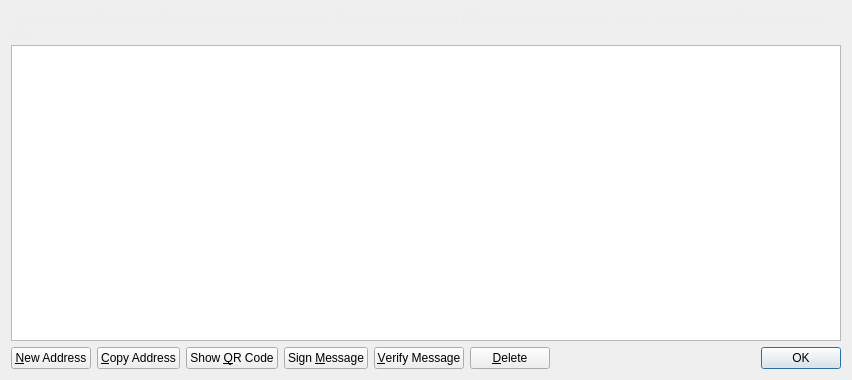
<?xml version="1.0" encoding="UTF-8"?>
<ui version="4.0">
 <class>AddressBookPage</class>
 <widget class="QWidget" name="AddressBookPage">
  <property name="geometry">
   <rect>
    <x>0</x>
    <y>0</y>
    <width>852</width>
    <height>380</height>
   </rect>
  </property>
  <property name="windowTitle">
   <string>Address Book</string>
  </property>
  <layout class="QVBoxLayout" name="verticalLayout">
   <item>
    <widget class="QLabel" name="labelExplanation">
     <property name="styleSheet">
      <string notr="true">#labelExplanation { color: #ededed; }</string>
     </property>
     <property name="text">
      <string>These are your Noahcoin addresses for receiving payments. You may want to give a different one to each sender so you can keep track of who is paying you.</string>
     </property>
     <property name="textFormat">
      <enum>Qt::PlainText</enum>
     </property>
     <property name="wordWrap">
      <bool>true</bool>
     </property>
    </widget>
   </item>
   <item>
    <widget class="QTableView" name="tableView">
     <property name="contextMenuPolicy">
      <enum>Qt::CustomContextMenu</enum>
     </property>
     <property name="toolTip">
      <string>Double-click to edit address or label</string>
     </property>
     <property name="tabKeyNavigation">
      <bool>false</bool>
     </property>
     <property name="alternatingRowColors">
      <bool>true</bool>
     </property>
     <property name="selectionMode">
      <enum>QAbstractItemView::SingleSelection</enum>
     </property>
     <property name="selectionBehavior">
      <enum>QAbstractItemView::SelectRows</enum>
     </property>
     <property name="sortingEnabled">
      <bool>true</bool>
     </property>
     <attribute name="verticalHeaderVisible">
      <bool>false</bool>
     </attribute>
    </widget>
   </item>
   <item>
    <layout class="QHBoxLayout" name="horizontalLayout">
     <item>
      <widget class="QPushButton" name="newAddressButton">
       <property name="toolTip">
        <string>Create a new address</string>
       </property>
       <property name="text">
        <string>&amp;New Address</string>
       </property>
       <property name="icon">
        <iconset resource="../bitcoin.qrc">
         <normaloff>:/icons/add</normaloff>:/icons/add</iconset>
       </property>
      </widget>
     </item>
     <item>
      <widget class="QPushButton" name="copyToClipboard">
       <property name="toolTip">
        <string>Copy the currently selected address to the system clipboard</string>
       </property>
       <property name="text">
        <string>&amp;Copy Address</string>
       </property>
       <property name="icon">
        <iconset resource="../bitcoin.qrc">
         <normaloff>:/icons/editcopy</normaloff>:/icons/editcopy</iconset>
       </property>
      </widget>
     </item>
     <item>
      <widget class="QPushButton" name="showQRCode">
       <property name="text">
        <string>Show &amp;QR Code</string>
       </property>
       <property name="icon">
        <iconset resource="../bitcoin.qrc">
         <normaloff>:/icons/qrcode</normaloff>:/icons/qrcode</iconset>
       </property>
      </widget>
     </item>
     <item>
      <widget class="QPushButton" name="signMessage">
       <property name="toolTip">
        <string>Sign a message to prove you own a Noahcoin address</string>
       </property>
       <property name="text">
        <string>Sign &amp;Message</string>
       </property>
       <property name="icon">
        <iconset resource="../bitcoin.qrc">
         <normaloff>:/icons/edit</normaloff>:/icons/edit</iconset>
       </property>
      </widget>
     </item>
     <item>
      <widget class="QPushButton" name="verifyMessage">
       <property name="toolTip">
        <string>Verify a message to ensure it was signed with a specified Noahcoin address</string>
       </property>
       <property name="text">
        <string>&amp;Verify Message</string>
       </property>
       <property name="icon">
        <iconset resource="../bitcoin.qrc">
         <normaloff>:/icons/transaction_0</normaloff>:/icons/transaction_0</iconset>
       </property>
      </widget>
     </item>
     <item>
      <widget class="QPushButton" name="deleteButton">
       <property name="toolTip">
        <string>Delete the currently selected address from the list</string>
       </property>
       <property name="text">
        <string>&amp;Delete</string>
       </property>
       <property name="icon">
        <iconset resource="../bitcoin.qrc">
         <normaloff>:/icons/remove</normaloff>:/icons/remove</iconset>
       </property>
      </widget>
     </item>
     <item>
      <spacer name="horizontalSpacer">
       <property name="orientation">
        <enum>Qt::Horizontal</enum>
       </property>
       <property name="sizeHint" stdset="0">
        <size>
         <width>40</width>
         <height>20</height>
        </size>
       </property>
      </spacer>
     </item>
     <item>
      <widget class="QDialogButtonBox" name="buttonBox">
       <property name="sizePolicy">
        <sizepolicy hsizetype="Maximum" vsizetype="Fixed">
         <horstretch>0</horstretch>
         <verstretch>0</verstretch>
        </sizepolicy>
       </property>
       <property name="standardButtons">
        <set>QDialogButtonBox::Ok</set>
       </property>
      </widget>
     </item>
    </layout>
   </item>
  </layout>
 </widget>
 <resources>
  <include location="../bitcoin.qrc"/>
 </resources>
 <connections/>
</ui>
